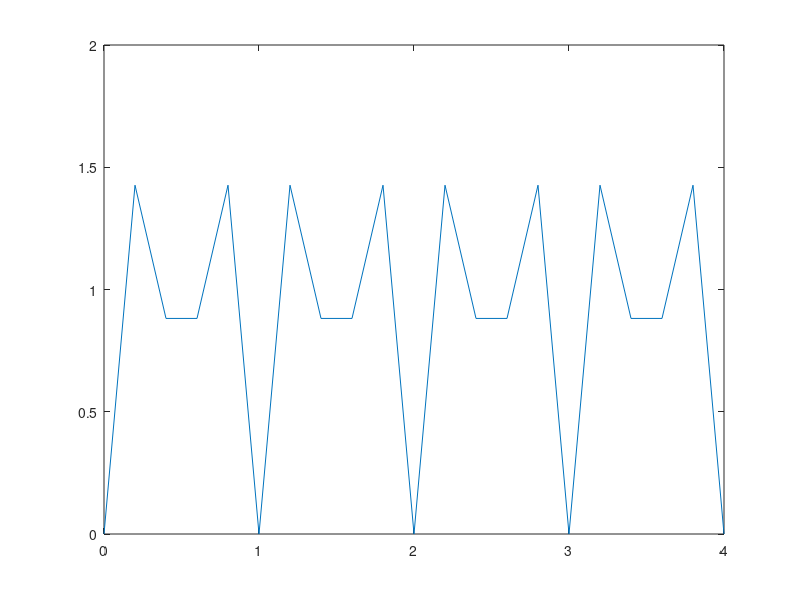

Write MATLAB code to recreate this figure.
title('Sinusoidal dubla alternanta')
F = 1;
T = 4;
ampl = 1.5;
pas = 0.2;
T = 0: pas: T;
y = ampl*sin(2*pi*F*T);
y_mono= zeros(size(y));
for n = 1: length(T)
   if y(n) >= 0
       y_mono(n) = y(n);
   else
       y_mono(n) = -y(n);
   end
end
plot(T, y_mono)